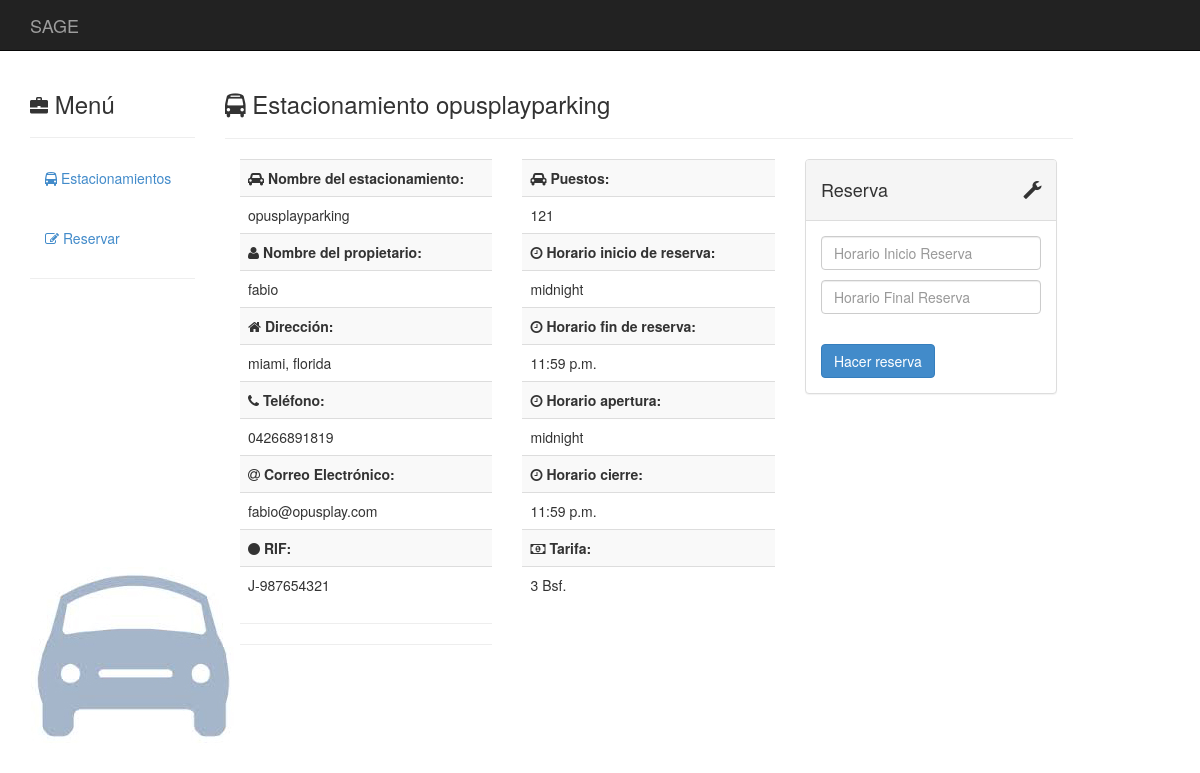
The app's page /estacionamientos/5/reserva with its own data.
### estacionamientos/models.py (models this page shows)
class Estacionamiento(models.Model):
	Propietario = models.CharField(max_length = 50, help_text = "Nombre Propio")
	Nombre = models.CharField(max_length = 50)
	Direccion = models.TextField(max_length = 120)
	Telefono_1 = models.CharField(blank = True, null = True, max_length = 30)
	Telefono_2 = models.CharField(blank = True, null = True, max_length = 30)
	Telefono_3 = models.CharField(blank = True, null = True, max_length = 30)
	Email_1 = models.EmailField(blank = True, null = True)
	Email_2 = models.EmailField(blank = True, null = True)
	Rif = models.CharField(max_length = 12)
	Tarifa = models.CharField(max_length = 50, blank = True, null = True)
	Apertura = models.TimeField(blank = True, null = True)
	Cierre = models.TimeField(blank = True, null = True)
	Reservas_Inicio = models.TimeField(blank = True, null = True)
	Reservas_Cierre = models.TimeField(blank = True, null = True)
	NroPuesto = models.IntegerField(blank = True, null = True)

### estacionamientos/views.py (the view, shortened to what this page needs)
# urls.py: url(r'^(?P<_id>\d+)/reserva$', views.estacionamiento_reserva, name = 'estacionamiento_reserva'),
def estacionamiento_reserva(request, _id):
    _id = int(_id)
    try:
        estacion = Estacionamiento.objects.get(id = _id)
    except ObjectDoesNotExist:
        return render(request, '404.html')
    global listaReserva
    if len(listaReserva) < 1:
        Puestos = ReservasModel.objects.filter(Estacionamiento = estacion).values_list('Puesto', 'InicioReserva', 'FinalReserva')
        elem1 = (estacion.Apertura, estacion.Apertura)
        elem2 = (estacion.Cierre, estacion.Cierre)
        listaReserva = [[elem1, elem2] for _ in range(estacion.NroPuesto)]
        for obj in Puestos:
            puesto = busquedaBin(obj[1], obj[2], listaReserva[obj[0]])
            listaReserva[obj[0]] = insertarReserva(obj[1], obj[2], puesto[0], listaReserva[obj[0]])
    if request.method == 'GET':
        form = EstacionamientoReserva()
        return render(request, 'estacionamientoReserva.html', {'form': form, 'estacionamiento': estacion})
    else:
        form = EstacionamientoReserva()
    return render(request, 'estacionamientoReserva.html', {'form': form, 'estacionamiento': estacion})

### estacionamientos/forms.py
class EstacionamientoReserva(forms.Form):
    inicio = forms.TimeField(label = 'Horario Inicio Reserva')
    final = forms.TimeField(label = 'Horario Final Reserva')

### estacionamientos/controller.py (called while the page is built)
def binaria(valor, inicio, fin, lista):
	if inicio == fin:
		return inicio
	centro = (inicio + fin) // 2
	if lista[centro][0] > valor:
		return binaria(valor, inicio, centro, lista)
	if lista[centro][0] < valor:
		return binaria(valor, centro + 1, fin, lista)
	return centro

def busquedaBin(hin, hout, listaTuplas):
	if not isinstance(listaTuplas, list):
		return (0, False)
	if len(listaTuplas) == 0:
		return (0, True)
	if not isinstance(hin, datetime.time) or not isinstance(hout, datetime.time):
		return (0, False)
	index = binaria(hin, 0, len(listaTuplas), listaTuplas)
	if index == 0:
		index = index + 1
	if listaTuplas[index][0] >= hout and listaTuplas[index - 1][1] <= hin:
		return (index, True)
	else:
		return (index, False)

def insertarReserva(hin, hout, puesto, listaReserva):
	if not isinstance(listaReserva, list):
		return None
	if len(listaReserva) == 0:
		return listaReserva
	if not isinstance(hin, datetime.time) or not isinstance(hout, datetime.time):
		return listaReserva
	tupla = (hin, hout)
	listaReserva.insert(puesto, tupla)
	return listaReserva

### templates/estacionamientoReserva.html (shortened to what this page needs)
{% load staticfiles %}
<!DOCTYPE html>
<html lang="es"><head>
    <link href="{% static 'css/bootstrap.min.css'%}" rel="stylesheet">
    <link href="{% static 'css/base.css'%}" rel="stylesheet">
    <link href="{% static 'css/font-awesome.min.css'%}" rel="stylesheet">
   </head>
 <body>
<div id="top-nav" class="navbar navbar-inverse navbar-static-top">
  <div class="container">
    <div class="navbar-header">
          <div class="navbar-brand" href="#">
            SAGE
          </div>
    </div>
  </div>
</div>
<div class="container">
  <div class="row">
  <div class="col-sm-2">
                <h3>
            <i class="glyphicon glyphicon-briefcase">
            </i>
            Menú
          </h3>
      <hr>
         <ul class="nav nav-stacked">
            <li>
              <a href="..">
                <i class="fa fa-bus"></i>
                Estacionamientos
              </a>
            </li>
          </ul>
          <br>
          <ul class="nav nav-stacked">
            <li>
              <a href="./reserva">
                <i class="fa fa-pencil-square-o"></i>
                Reservar
              </a>
            </li>
          </ul>
      <hr>
    </div>
    <div class="col-sm-9">
       <h3><i class="fa fa-bus"></i> Estacionamiento {{estacionamiento.Nombre}}</h3>
       <hr>
    <div class="col-md-4">
      <table class="table table-striped">
        <tbody>
			<tr><td><b><i class="fa fa-car"></i> Nombre del estacionamiento:</b></td></tr>
      <tr><td>{{estacionamiento.Nombre}}</td></tr>
      <tr><td><b><i class="fa fa-user"></i> Nombre del propietario:</b></td></tr>
      <tr><td>{{estacionamiento.Propietario}}</td></tr>
      <tr><td><b><i class="fa fa-home"></i> Dirección:</b></td></tr>
      <tr><td>{{estacionamiento.Direccion}}</td></tr>
      {% if estacionamiento.Telefono_1 %}
        <tr><td><b><i class="fa fa-phone"></i> Teléfono:</b></td></tr>
        <tr><td>{{estacionamiento.Telefono_1}}</td></tr>
      {% endif %}
      {% if estacionamiento.Email_1 %}
        <tr><td><b><i class="fa fa-at"></i> Correo Electrónico:</b></td></tr>
        <tr><td>{{estacionamiento.Email_1}}</td></tr>
      {% endif %}
      <tr><td><b><i class="fa fa-circle"></i> RIF:</b></td></tr>
      <tr><td>{{estacionamiento.Rif}}</td></tr>
        </tbody>
      </table>
      <hr>
      <hr>
    </div>
    <div class="col-md-4">
       <table class="table table-striped">
        <tbody>
      {% if estacionamiento.NroPuesto %}
        <tr><td><b><i class="fa fa-car"></i> Puestos:</b></td></tr>
        <tr><td>{{estacionamiento.NroPuesto}}</td></tr>
      {% endif %}
      {% if estacionamiento.Reservas_Inicio %}
        <tr><td><b><i class="fa fa-clock-o"></i> Horario inicio de reserva:</b></td></tr>
        <tr><td>{{estacionamiento.Reservas_Inicio}}</td></tr>
      {% endif %}
      {% if estacionamiento.Reservas_Cierre %}
        <tr><td><b><i class="fa fa-clock-o"></i> Horario fin de reserva:</b></td></tr>
        <tr><td>{{estacionamiento.Reservas_Cierre}}</td></tr>
      {% endif %}
      {% if estacionamiento.Apertura %}
        <tr><td><b><i class="fa fa-clock-o"></i> Horario apertura:</b></td></tr>
        <tr><td>{{estacionamiento.Apertura}}</td></tr>
      {% endif %}
      {% if estacionamiento.Cierre %}
        <tr><td><b><i class="fa fa-clock-o"></i> Horario cierre:</b></td></tr>
        <tr><td>{{estacionamiento.Cierre}}</td></tr>
      {% endif %}
    {% if estacionamiento.Tarifa %}
        <tr><td><b><i class="fa fa-money"></i></i> Tarifa:</b></td></tr>
        <tr><td>{{estacionamiento.Tarifa}} Bsf.</td></tr>
      {% endif %}
        </tbody>
      </table>
    </div><div class="col-md-4">
          <div class="panel panel-default">
            <div class="panel-heading">
              <div class="panel-title">
                <i class="glyphicon glyphicon-wrench pull-right">
                </i>
                <h4>
                  Reserva
                </h4>
              </div>
            </div>
            <div class="panel-body">
              <form action="./reserva" method="post" class="form form-vertical">
              {% for field in form %}
                <div class="control-group">
                  <div class="controls">
                    <input type="text" class="form-control" name="{{field.name}}" placeholder="{{field.label}}" for="id_{{field.name}}"><p>
                  </div>
                </div>
              {% endfor %}
                <div class="control-group">
                  <div class="controls">
                    <button type="submit" class="btn btn-primary">
                      Hacer reserva
                    </button>
                  </div>
                </div>
              </form>
            </div>
          </div>
        </div>
  </div>
</div>
<br><br><br><br>
</body>
</html>

### static/css/base.css (style rules this page uses)
body { background-image: url("./images.jpg"); background-repeat:no-repeat; background-position: bottom left; background-attachment: fixed; }
.navbar-static-top { margin-bottom:20px; }
i { font-size:18px; }

### records on screen
Estacionamiento: Nombre "opusplayparking", Propietario "fabio", Direccion "miami, florida", Telefono_1 "04266891819", Email_1 "fabio@opusplay.com", Rif "J-987654321", NroPuesto "121", Reservas_Inicio "midnight", Reservas_Cierre "11:59 p.m.", Apertura "midnight", Cierre "11:59 p.m.", Tarifa "3"
